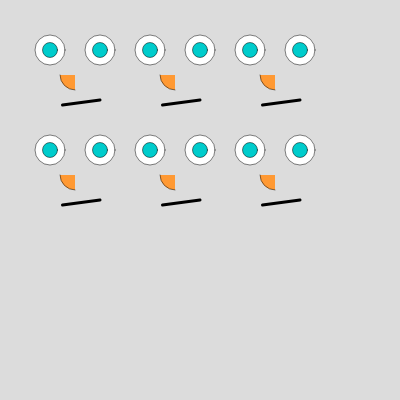
Frame 1 (no input)
Frame 60 (no input): identical to frame 1, image omitted
Frame 120 (the mouse pressed at the canvas centre since frame 60): identical to frame 1, image omitted

The p5.js sketch that drew this single still picture (run headless with seeded random() and noise() and a simulated clock; from frame 60 on, the mouse is pressed at the canvas centre):

// p5.js sketch
// ── sketch.js
function setup() {
  createCanvas(400, 400);

  background(220);

  // draw_1();
}

function draw() {
  draw_1();
}

function draw_1() {
  background(220);
  scale(0.5);
  draw_face();

  translate(200, 0);
  draw_face();

  translate(200, 0);
  draw_face();

  translate(-400, 200);
  draw_face();

  translate(200, 0);
  draw_face();

  translate(200, 0);
  draw_face();
}

function draw_face() {
  // Phil_face();
  Wushuang_face();
}


function Wushuang_face() {
  //left eye
  stroke(0)
  strokeWeight(1)
  ellipseMode(RADIUS);
  fill(255);
  ellipse(100, 100, 30, 30);
  ellipseMode(CENTER);
  fill(0, 204, 204);
  ellipse(100, 100, 30, 30);

  //right eye
  ellipseMode(RADIUS);
  fill(255);
  ellipse(200, 100, 30, 30);
  ellipseMode(CENTER);
  fill(0, 204, 204);
  ellipse(200, 100, 30, 30);

  //Nose  
  fill(255, 153, 51);
  arc(150, 150, 60, 60, HALF_PI, PI);

  //mouth
  strokeWeight(6);
  line(125, 210, 200, 200);
}

function Phil_face() {
  strokeWeight(20)
  stroke(30, 30, 30)
  line(300, 300, 300, 400) //body
  line(250, 480, 300, 400) //left leg
  line(350, 480, 300, 400) //right leg
  line(300, 320, 260, 375) //left arm
  line(300, 320, 340, 375) //rightarm

  //   head
  fill(100)
  strokeWeight(2)
  stroke(0, 0, 100)
  ellipseMode(CENTER)
  ellipse(300, 160, 200, 290)

  stroke(255, 255, 255)
  strokeWeight(1)
  fill(0, 0, 85)
  ellipse(298, 180, 5, 7)
  ellipse(305, 180, 5, 7)

  stroke(0)
  // left eye
  translate(250, 150)
  rotate(290)
  // strokeWeight()
  fill(0, 255, 100)
  angleMode(DEGREES)
  ellipse(0, 0, 30, 45)

  // reset canvas
  rotate(-290)
  translate(-250, -150)
  translate(350, 150)

  // right eye
  fill(0, 255, 100)
  rotate(-290)
  angleMode(DEGREES)
  ellipse(0, 0, 30, 45)

  //   double pupils
  rotate(290)
  strokeWeight(2)
  fill(200)
  circle(0, 0, 10)
  circle(-10, 0, 10)
  circle(-90, 0, 10)
  circle(-100, 0, 10)

  noFill()
  stroke(255, 0, 0)
  bezier(35, -65, 50, -55, 60, -60, 70, -60)
  bezier(37, -60, 40, -50, 50, -55, 60, -45)
  bezier(40, -55, 41, -55, 40, -50, 50, -35)
  bezier(-135, -60, -145, -50, -160, -55, -165, -45)
  bezier(-140, -50, -145, -53, -160, -49, -165, -65)
  bezier(-135, -65, -135, -70, -160, -75, -165, -69)
}
